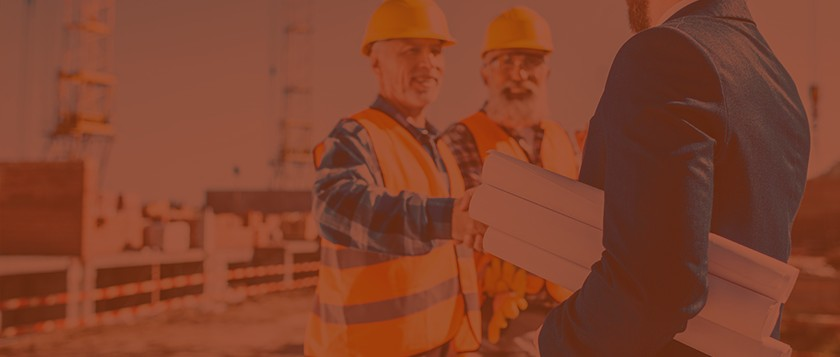
#> input picture img.jpg, 840 x 357 px
$ python rotation.py
#> lines starting #> are read from the running program, lines starting #| are printed output that depends on the picture
# https://auth0.com/blog/image-processing-in-python-with-pillow/

from PIL import Image

image = Image.open('img.jpg')
#> image is the input picture: PIL image 840x357 RGB; mean R, G, B 130.2, 66.4, 44.3

image_rot_90 = image.rotate(90)
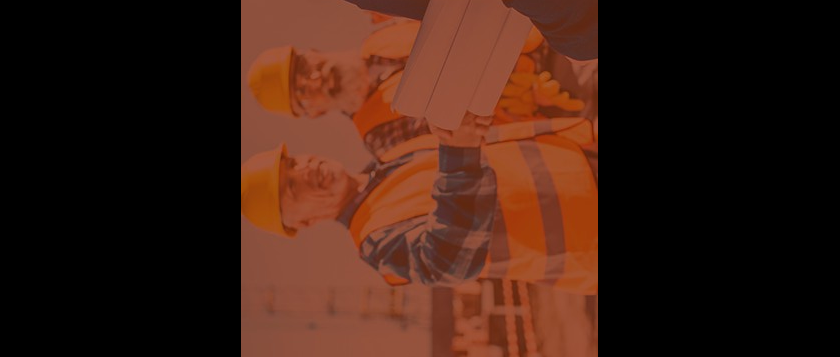
#> image_rot_90: PIL image 840x357 RGB; mean R, G, B 59.4, 29.6, 18.5
image_rot_90.save('image_rot_90.jpg')

image_rot_180 = image.rotate(180)
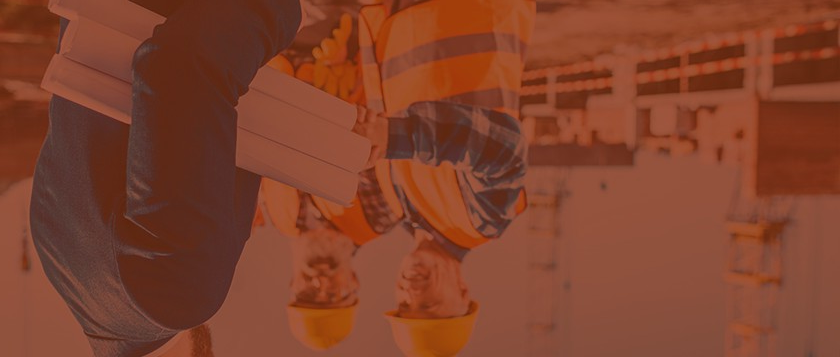
#> image_rot_180: PIL image 840x357 RGB; mean R, G, B 130.2, 66.4, 44.3
image_rot_180.save('image_rot_180.jpg')

# image.rotate(18).save('image_rot_18.jpg')
# expand the dimensions of the rotated image to fit the entire view
image.rotate(18, expand=True).save('image_rot_18.jpg')
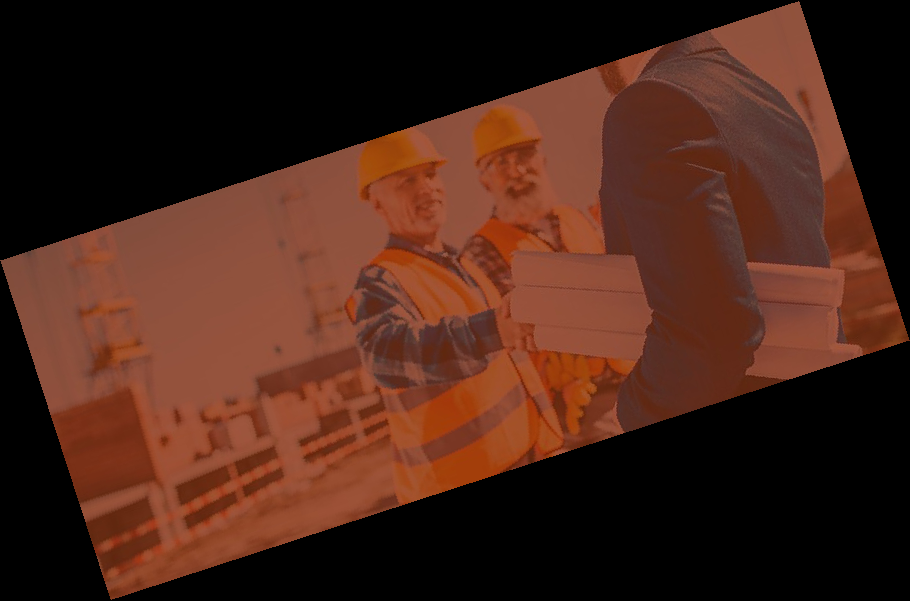
#> saved as image_rot_18.jpg: PIL image 910x601 RGB; mean R, G, B 71.4, 36.4, 24.3
